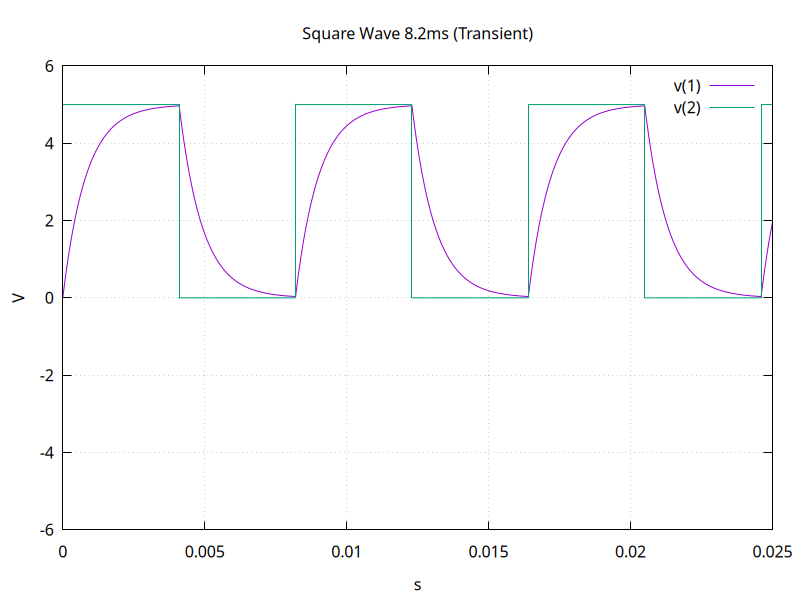

Write the gnuplot code that produced this figure.
set terminal pngcairo size 800,600
set output 'sq3_trans.png'
set encoding utf8
set termoption noenhanced
set title "Square Wave 8.2ms (Transient)"
set xlabel "s"
set ylabel "V"
set grid
unset logscale x 
set xrange [0.000000e+00:2.500000e-02]
unset logscale y 
set yrange [-6.000000:6.000000]
set format y "%g"
set format x "%g"
plot 'sq3_trans.txt' using 1:2 with lines lw 1 title "v(1)",\
'sq3_trans.txt' using 3:4 with lines lw 1 title "v(2)"
